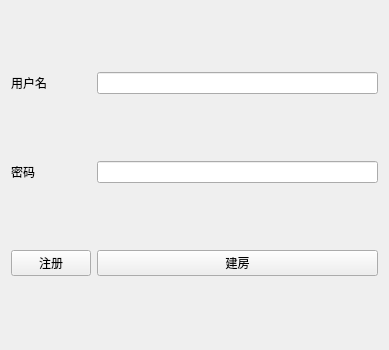
<?xml version="1.0" encoding="UTF-8"?>
<ui version="4.0">
 <class>MainWindow</class>
 <widget class="QMainWindow" name="MainWindow">
  <property name="geometry">
   <rect>
    <x>0</x>
    <y>0</y>
    <width>389</width>
    <height>350</height>
   </rect>
  </property>
  <property name="windowTitle">
   <string>MainWindow</string>
  </property>
  <widget class="QWidget" name="centralWidget">
   <layout class="QGridLayout" name="gridLayout_2">
    <item row="0" column="0">
     <widget class="QLabel" name="label">
      <property name="text">
       <string>用户名</string>
      </property>
     </widget>
    </item>
    <item row="0" column="1">
     <widget class="QLineEdit" name="username"/>
    </item>
    <item row="1" column="0">
     <widget class="QLabel" name="label_2">
      <property name="text">
       <string>密码</string>
      </property>
     </widget>
    </item>
    <item row="1" column="1">
     <widget class="QLineEdit" name="password">
      <property name="echoMode">
       <enum>QLineEdit::Password</enum>
      </property>
     </widget>
    </item>
    <item row="2" column="1">
     <widget class="QPushButton" name="createroom">
      <property name="text">
       <string>建房</string>
      </property>
     </widget>
    </item>
    <item row="2" column="0">
     <widget class="QPushButton" name="register_2">
      <property name="text">
       <string>注册</string>
      </property>
     </widget>
    </item>
   </layout>
  </widget>
 </widget>
 <layoutdefault spacing="6" margin="11"/>
 <resources/>
 <connections/>
</ui>
